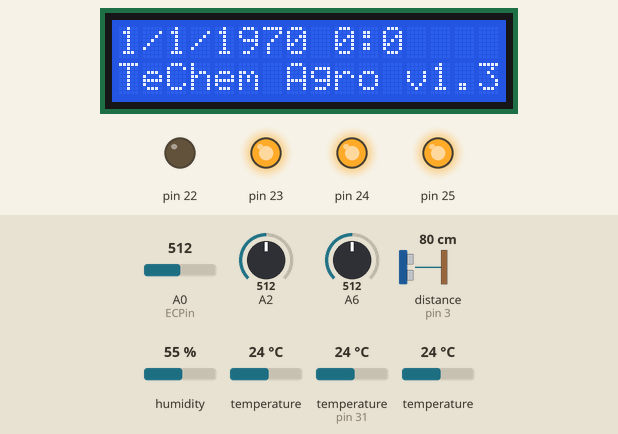
This sketch was run on a simulated Arduino Mega 2560, built with avr-gcc and run on an emulated ATmega2560. Parts: 16×2 character LCD, output pins drawn as LEDs (lit = HIGH). Inputs (shaded band) come from the test bench; at power-on: humidity 55 %, distance to the obstacle (sensor on pin 3) 80 cm, temperature (sensor on pin 31) 24 °C, A0 (ECPin) = 512, temperature 24 °C, A6 = 512, A2 = 512. The echo pulse lasts 58.3 µs per cm; storage starts empty; pins used as bus, display or sensor lines are not drawn; what the sketch prints to the serial monitor is not drawn.

Above: at 1.2 s.
1.3 s: humidity set to 22 %
At 11.2 s:
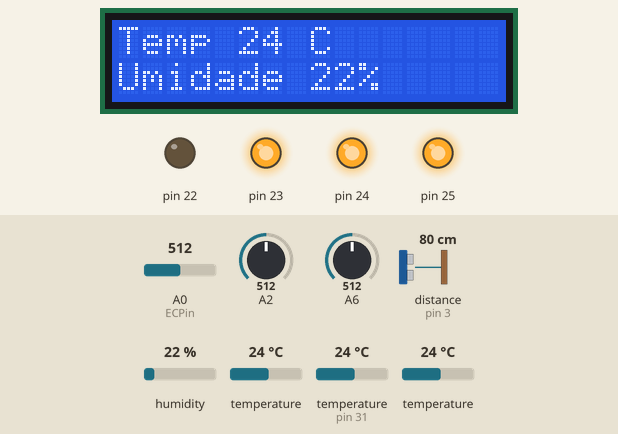
11.5 s: distance to the obstacle (sensor on pin 3) set to 2 cm
At 16.7 s:
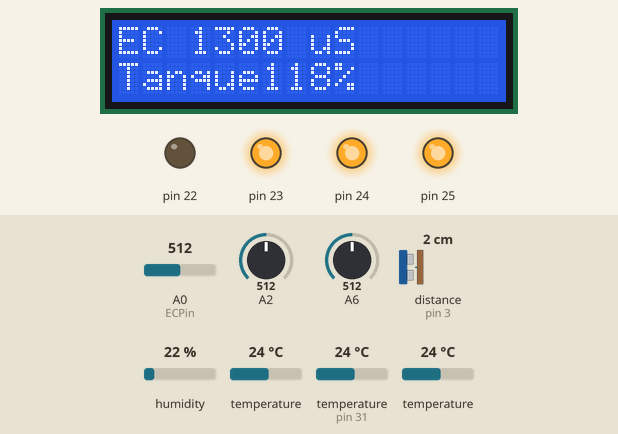
25.5 s: temperature (sensor on pin 31) set to 12 °C
At 32.1 s:
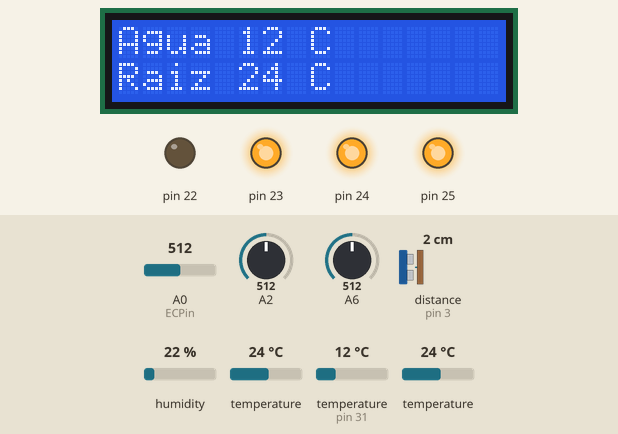
36.5 s: A0 (ECPin) set to 716
At 41.8 s:
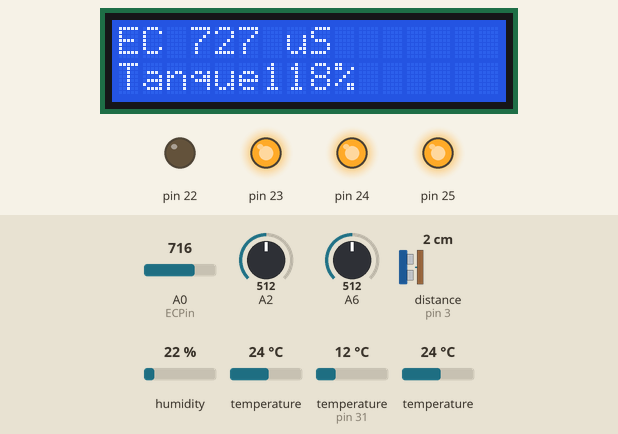
46.5 s: temperature (sensor 131) set to 12 °C
At 57.1 s:
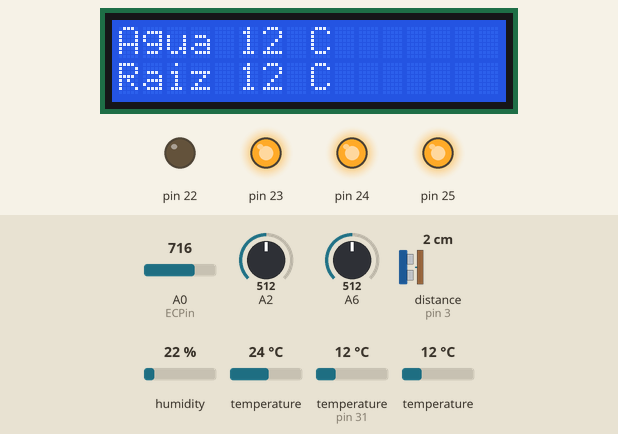
60.5 s: A6 set to 306
At 71.2 s:
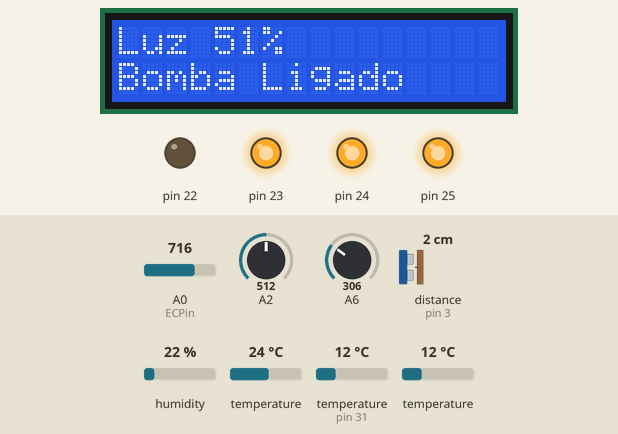
Timing chart, 0 to 72.5 s (numbered marks = the images above; inputs shaded):
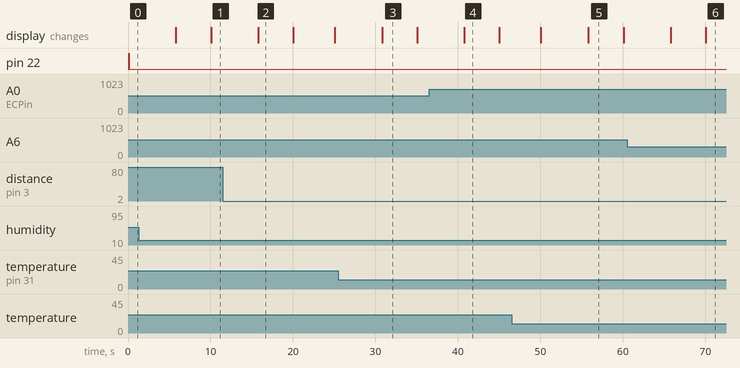

Measured:
- what the display in image 2 shows lasts 4.2 s, from 15.8 s to 20.0 s
- what the display in image 3 shows lasts 4.3 s, from 30.8 s to 35.1 s

The sketch:

Mega_production_v_1.30.ino
```cpp
/*   Pinagem

  DHT-22 pino digital 30
  Sensores de temperatura pino digital 31

  sensor de nivel pino digital 2 e 3

  Sensor de condutividade eletrica:
  - Entrada de dados pinos analogicos A0
  -Saida de energia para EC pinos digitais 40

  display pinos SDA e SCL

  Sensor de Iluminacao pino A6

  pinos digitais relés 22 23 24 25

  pinos para sdcard 50 51 52 53

*/

// Bibliotecas
#include <TimeLib.h> //Biblioteca para formatar a hora recebida do ESP
#include <Wire.h>    //biblioteca para sensores Onewire
#include <OneWire.h> //biblioteca para sensores Onewire
#include "Adafruit_Sensor.h"
#include "Adafruit_AM2320.h"
#include <DallasTemperature.h> //biblioteca para sensor de temperatura
#include <NewPing.h> //Biblioteca para Sensor de nivel
#include <SPI.h> //biblioteca comunicacao para SD
#include <LiquidCrystal_I2C.h> //biblioteca Display
#include <SD.h> //biblioteca cartao SD

//definições de sensores
Adafruit_AM2320 am2320 = Adafruit_AM2320();
#define ONE_WIRE_BUS 31 //pino de dados sensores de temperatura
#define TRIGGER_PIN  2  //pino trigger do sensor de nivel
#define ECHO_PIN     3  //pino echo do sensor de nivel

uint8_t sensor_temperatura_agua[8] = { 0x28, 0xFF, 0xC0, 0xFE, 0x71, 0x16, 0x05, 0x33 }; //endereço do sensor de temperatura
uint8_t sensor_temperatura_raiz[8] = { 0x28, 0xFF, 0xDD, 0xFE, 0x71, 0x16, 0x05, 0xA3 }; //endereço do sensor de temperatura

#define MAX_DISTANCE 85 //distancia maxima para o sensor de nivel

//funcoes dos sensores
NewPing sonar(TRIGGER_PIN, ECHO_PIN, MAX_DISTANCE); //sensor de nivel
OneWire oneWire(ONE_WIRE_BUS); //sensores de temperatura
DallasTemperature sensors(&oneWire); //sensores de temperatura
LiquidCrystal_I2C lcd(0x27,16,2); //inicializa display


//variaveis do tipo int
int luminosidade = 0;
int temperatura_agua = 0;
int temperatura_raiz = 0;
int temperatura_ambiente = 0;
int Umidade_Ambiente = 0;
int nivel_agua = 0;
int R1 = 460;
int ECPin = A0;
int ECPower = 40;
int EC = 0;
const int chipSelect = 53;

//variaveis do tipo boolean
bool Status_bomba = false;
bool tela1_Tag = true;
bool tela2_Tag = true;
bool tela3_Tag = true;
bool tela4_Tag = true;
bool tela5_Tag = true;
bool newData = false;
bool Status_maternidade = false;
bool bomba_maternidade = false;

//variaveis de Tempo
unsigned long bomba_time = millis();
unsigned long overheat_time = millis();
unsigned long waterlevel_time = millis();
unsigned long LCD_Time = millis();
unsigned long datalog_time = millis();
unsigned long envia_time = millis();
unsigned long epoch;
unsigned long cooler_time = millis();
unsigned long maternidade_time = millis();

//variaveis string
String bomba_str = "";
String datalogstr = "";
String string_data = "";

//Variaveis float
float TemperatureCoef = 0.019;
float K = 1.7;
float raw= 0;
float Vdrop= 0;
float Rc= 0;
float buffer=0;
float ajuste_EC = 1;

//Outras variaveis
const byte numChars = 32;
char receivedChars[numChars];

void setup() {
    sensors.begin();
    Wire.begin();
    am2320.begin();
    Serial.begin(9600);   //inicia a comunicacao serial com o Computador
    Serial3.begin(9600);  //inicia a comunicacao serial com o ESP8266
    Serial.println("<Arduino is ready>");
    lcd.init();  //inicia o display LCD

    pinMode(ECPower, OUTPUT);      //Define os pinos para calculo de condutividade elétrica
    pinMode(ECPin,INPUT);
    digitalWrite(ECPower,LOW);

    for(int i = 22; i <= 25; i++){    //Coloca os pinos(22-25) para acionar os relés como saida e desligados
      pinMode(i,OUTPUT);
      digitalWrite(i,HIGH);
    }

    if (!SD.begin(chipSelect)) {
    Serial.println("Card failed, or not present");
      delay(50);
    }
    else{Serial.println("card initialized.");}

}

void loop() {
    recvWithStartEndMarkers();
    screen_change();
    UpdateTime();
    bomba();
    Datalog();
    coolers();
    maternidade();
    }

void screen_change(){           // muda a informacao em exibicao no display

  if(millis() - LCD_Time >= 0 && millis() - LCD_Time <= 4999 && tela1_Tag){             //Imprime data e hora atual e a versao do software
    data();
    LCD_Print(string_data, "TeChem Agro v1.3");
    tela1_Tag = false;
  }

  else if(millis() - LCD_Time >= 5000 && millis() - LCD_Time <= 9999 && tela2_Tag){    //Imprime temperatura da solucao nutritiva e da raiz das plantas
    temperatura();
    LCD_Print(String("Agua " + String(temperatura_agua) + " C"),String("Raiz " + String(temperatura_raiz) + " C"));
    tela2_Tag = false;
  }

  else if(millis() - LCD_Time >= 10000 && millis() - LCD_Time <= 14999 && tela3_Tag){  //Imprime temperatura e umidade do ar
    ambiente();
    LCD_Print(String("Temp " + String(temperatura_ambiente) + " C"),String("Umidade " + String(Umidade_Ambiente) + "%"));
    tela3_Tag = false;
  }
  else if(millis() - LCD_Time >= 15000 && millis() - LCD_Time <= 19999 && tela4_Tag){  //Imprime condutividade eletrica recebida pelos 2 sensores
    waterlevel();
    LCD_Print("EC " + String(condutividade()) + " uS", "Tanque" + String(nivel_agua) + "%");
    tela4_Tag = false;
  }
  else if(millis() - LCD_Time >= 20000 && millis() - LCD_Time <= 24999 && tela5_Tag){  //Imprime quantidade de luz
    if(Status_bomba){
      bomba_str = "Ligado";
    }else{
      bomba_str = "Desligado";
    }
    LCD_Print(String( "Luz " + String(iluminacao()) + "%"),String("Bomba " + bomba_str));
    tela5_Tag = false;
  }else if(millis() - LCD_Time >= 25000){                     // reinicia o "loop" do display
    LCD_Time = millis();
    tela1_Tag = true;
    tela2_Tag = true;
    tela3_Tag = true;
    tela4_Tag = true;
    tela5_Tag = true;
  }
}

void LCD_Print(String str_1,String str_2){
  lcd.clear();
  lcd.setBacklight(HIGH);
  lcd.setCursor(0,0);
  lcd.print(str_1);
  lcd.setCursor(0,1);
  lcd.print(str_2);
}

void data(){                  //data e hora atual
  time_t t = now();
  string_data = "";
  string_data += String(day(t));
  string_data += "/";
  string_data += String(month(t));
  string_data += "/";
  string_data += String(year(t));
  string_data += " ";
  string_data += String(hour(t));
  string_data += String(":");
  string_data += String(minute(t));
  }

void recvWithStartEndMarkers() {                //recebe dados do ESP
    static boolean recvInProgress = false;
    static byte ndx = 0;
    char startMarker = '<';
    char endMarker = '>';
    char rc;

    while (Serial3.available() > 0 && newData == false) {
        rc = Serial3.read();

        if (recvInProgress == true) {
            if (rc != endMarker) {
                receivedChars[ndx] = rc;
                ndx++;
                if (ndx >= numChars) {
                    ndx = numChars - 1;
                }
            }
            else {
                receivedChars[ndx] = '\0'; // terminate the string
                recvInProgress = false;
                ndx = 0;
                newData = true;
            }
        }

        else if (rc == startMarker) {
            recvInProgress = true;
        }
    }

}

void UpdateTime() {               //atualiza a hora quando recebe um valor do ESP
  if (newData == true) {
    epoch = atol(receivedChars);
    if(epoch > 10800){
    setTime(epoch - 10800);
    }
    newData = false;
  }
}

void temperatura(){
  sensors.requestTemperatures();
  temperatura_agua = int(sensors.getTempC(sensor_temperatura_agua));
  temperatura_raiz = int(sensors.getTempC(sensor_temperatura_raiz));

}

void ambiente(){
  temperatura_ambiente =am2320.readTemperature() ;
  Umidade_Ambiente = am2320.readHumidity();
}

int condutividade(){

  //*********Reading Temperature Of Solution *******************
  sensors.requestTemperatures();
  temperatura_agua = int(sensors.getTempC(sensor_temperatura_agua)); //Stores Value in Variable

  //************Estimates Resistance of Liquid ****************//
  digitalWrite(40,HIGH);

    raw = analogRead(A0);
    raw = analogRead(A0);

  digitalWrite(40,LOW);

  //***************** Converts to EC **************************//
  Vdrop = (5 * raw) / 1023.0;
  Rc = (Vdrop * R1) / (5 - Vdrop);
  EC = 1000000/(Rc * K);

   //***********Fine tuning for correct EC value************//
   ajuste_EC = analogRead(A2);
   if(ajuste_EC != 0){
    ajuste_EC = 0.8 + ajuste_EC/2557.5;
    EC = EC *ajuste_EC;
   }

  //*************Compensating For Temperaure********************//
  EC  =  EC / ( 1 + TemperatureCoef * (temperatura_agua - 25));
  return(int(EC));

}

int iluminacao(){
  luminosidade = map(analogRead(A6), 0, 600, 0, 100);
  return(luminosidade);
}

void bomba(){
  if(luminosidade >= 4){
    if (millis() > bomba_time) {
      if (Status_bomba) {
        Status_bomba = false;
        bomba_time = millis() + 900000;
      } else {
        Status_bomba = true;
        bomba_time = millis() + 900000;
      }
    }
  }
  else{
    if (millis() > bomba_time) {
      if (Status_bomba) {
        Status_bomba = false;
        bomba_time = millis() + 2700000;
      } else {
        Status_bomba = true;
        bomba_time = millis() + 900000;
      }
    }
  }
  digitalWrite(22, !Status_bomba);
}
void Envia_ESP(String envia){
envia = "<" + envia + ">";
Serial3.print(envia);
Serial.print(envia);
}

void Datalog(){
if(millis() - datalog_time > 60000){
  datalogstr = String(temperatura_agua) + "," + String(temperatura_raiz) + "," + String(temperatura_ambiente)
   + "," + String(Umidade_Ambiente) + "," + String(luminosidade) + "," + String(EC) + ","
   + String(nivel_agua) + "," + String(Status_bomba);
   File dataFile = SD.open("datalog.txt", FILE_WRITE);

  // if the file is available, write to it:
  if (dataFile) {
    dataFile.println(String(string_data + "," + datalogstr));
    dataFile.close();
  }
   Envia_ESP(datalogstr);
   datalog_time = millis();
  }
}

void waterlevel(){
  nivel_agua = sonar.ping_cm();
  nivel_agua = map((66 - nivel_agua), 0, 54, 0, 100);
}

void coolers(){
  bool Status_cooler = false;

  if(cooler_time < millis()){
    if(temperatura_raiz > 29){
      Status_cooler = true;
    }
    else{
      Status_cooler = false;
    }
    cooler_time = millis() + 300000;
    digitalWrite(23, !Status_cooler);
    }
}

void maternidade(){

  if((hour(now()) == 18 || hour(now()) == 6) && !Status_maternidade){ //ativa o intervalo se for a hora
    maternidade_time = millis() + 150000;                             //e o status permitir
    Status_maternidade = true;
  }

if(maternidade_time > millis()){  //ativa a bomba durante o intervalo
  bomba_maternidade = true;
}
else{
  bomba_maternidade = false;
}
if(maternidade_time + 7200000 < millis()){    //depois de 2 horas permite a bomba a ativar dnv
  Status_maternidade = false;
}
  digitalWrite(24, !bomba_maternidade);
}
```
